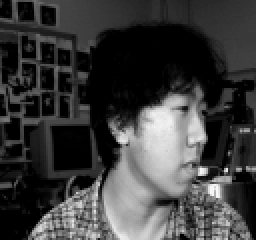
#> input picture data/RecFac/an2i/an2i_left_angry_open.png, 128 x 120 px, found by its file name (shown 2 times larger); its folder holds only this picture in this run
$ python data_loader.py
#> lines starting #> are read from the running program, lines starting #| are printed output that depends on the picture
import cv2
import numpy as np
import os


def carregar_dataset_hierarquico(caminho_base, largura=50, altura=50):
#> called with caminho_base = 'data/RecFac', largura = 50, altura = 50
    X = []
    y = []

    # Busca todos os caminhos para as pastas com os dados de cada pessoa
    pastas_pessoas = sorted([d for d in os.listdir(caminho_base) if os.path.isdir(os.path.join(caminho_base, d))])

    for i, nome_pasta in enumerate(pastas_pessoas):
        # Para cada pasta com dados de uma pessoa pega-se inicialmente o caominho para aquela base da pessoa especifica a cada iteração
        caminho_completo_pasta = os.path.join(caminho_base, nome_pasta)

        # Pega todas as fotos presentes em cada pasta representando a pessoa especifica de iteração
        fotos = [f for f in os.listdir(caminho_completo_pasta) if f.lower().endswith(('.jpg', '.png', '.jpeg'))]

        for nome_foto in fotos:
            # Pega o caminho de cada foto dentro da pasta em questao (com angulos diferentes do rosto da pessoa)
            caminho_foto = os.path.join(caminho_completo_pasta, nome_foto)

            # Para cada imagem carregue-a com tons de cinza (mais leve)
            img = cv2.imread(caminho_foto, cv2.IMREAD_GRAYSCALE)
#> img is the input picture: shape (120, 128); min 0, max 246, mean 60.6

            if img is not None:
                # Faz-se a interpolação (olhando a area total do bloco de pixels) da imagem para a altura e largura definida ns parametros
                img_res = cv2.resize(img, (largura, altura), interpolation=cv2.INTER_AREA)
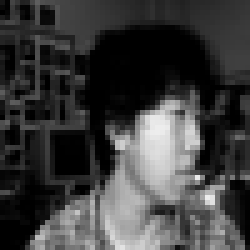
#> img_res: shape (50, 50) (shown 5 times larger); min 0, max 237, mean 60.6

                # Transforma a matriz (largura x altura) para um unico vetor e normaliza cada elemento por 255 visto que na escala de cinza usamos 0 até 255 (forcando cada elemento ficar entre 0 e 1)
                X.append(img_res.flatten() / 255.0)

                # O Label será o índice da pasta (0 a 19)
                y.append(i)
#> pass 2 of the loop in carregar_dataset_hierarquico, `for i, nome_pasta in enumerate(pastas_pessoas):`:
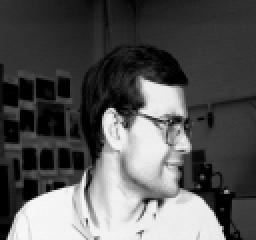
#> input picture data/RecFac/at33/at33_left_angry_open.png, 128 x 120 px, found by its file name (shown 2 times larger)
#> in carregar_dataset_hierarquico, img is the input picture: shape (120, 128); min 0, max 248, mean 86.1
#> in carregar_dataset_hierarquico, `img_res = cv2.resize(img, (largura, altura), interpolation=cv2.INTER_A..`:
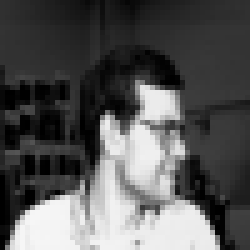
#> img_res: shape (50, 50) (shown 5 times larger); min 0, max 246, mean 86.1

    return np.array(X), np.array(y), pastas_pessoas

X, y, nomes = carregar_dataset_hierarquico("data/RecFac")
#> y = [0, 1]; nomes = ['an2i', 'at33']
print(f"Total de imagens: {X.shape[0]}")
#| Total de imagens: 2
print(f"Atributos por imagem (d): {X.shape[1]}")
#| Atributos por imagem (d): 2500

X_transposto = X.T
#> X_transposto = 2500 pairs, first value 0 to 0.929, second value 0 to 0.965

N = X.shape[0]
#> N = 2
linha_bias = np.ones((1, N))
#> linha_bias = [[1, 1]]

X_final = np.vstack((linha_bias, X_transposto))
#> X_final = 2501 pairs, first value 0 to 1, second value 0 to 1
